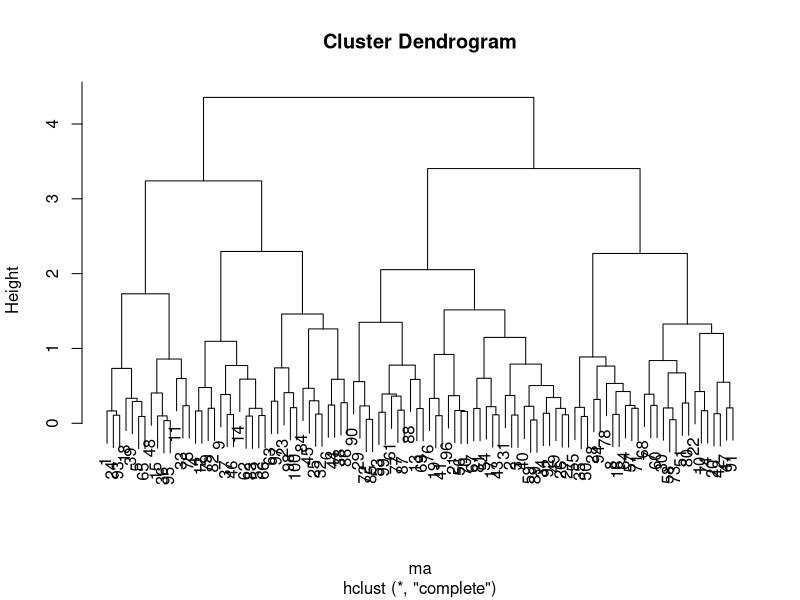

R code for this plot:
# random number
a<-runif(100,0,100)
b<-runif(100,0,10)
x<-cbind(a,b)

?mahalanobis

mahc<-function(x){
  center<-apply(x, 2, mean)  # mean
  center<-as.matrix(center)
  
  cov<-matrix(rep(0,ncol(x)*ncol(x)), c(ncol(x),ncol(x)))  # p*p 0 as covariance matrix
  for (i in 1:nrow(x)) {
    cov<-(x[i,]-center)%*%t(x[i,]-center)+cov
  }  
  cov<-cov*(1/(nrow(x)-1))  # 1/(n-1) sigma((xi-mean)(xi-mean)')
  scov<-solve(cov)  # inverse matrix
  
  ma<-matrix(rep(0,nrow(x)*nrow(x)), c(nrow(x),nrow(x)))  # mahalanobis matrix
  for (i in 1:nrow(x)) {
    for (j in 1:nrow(x)) {
      ma[i,j]<-sqrt(t(x[i,]-x[j,]) %*% scov %*% (x[i,]-x[j,]))
    }
  }
  ma<-as.dist(ma)  # distance matrix
  hc<-hclust(ma)  # cluster
  return(hc)
}

hc<-mahc(x)
plot(hc)




